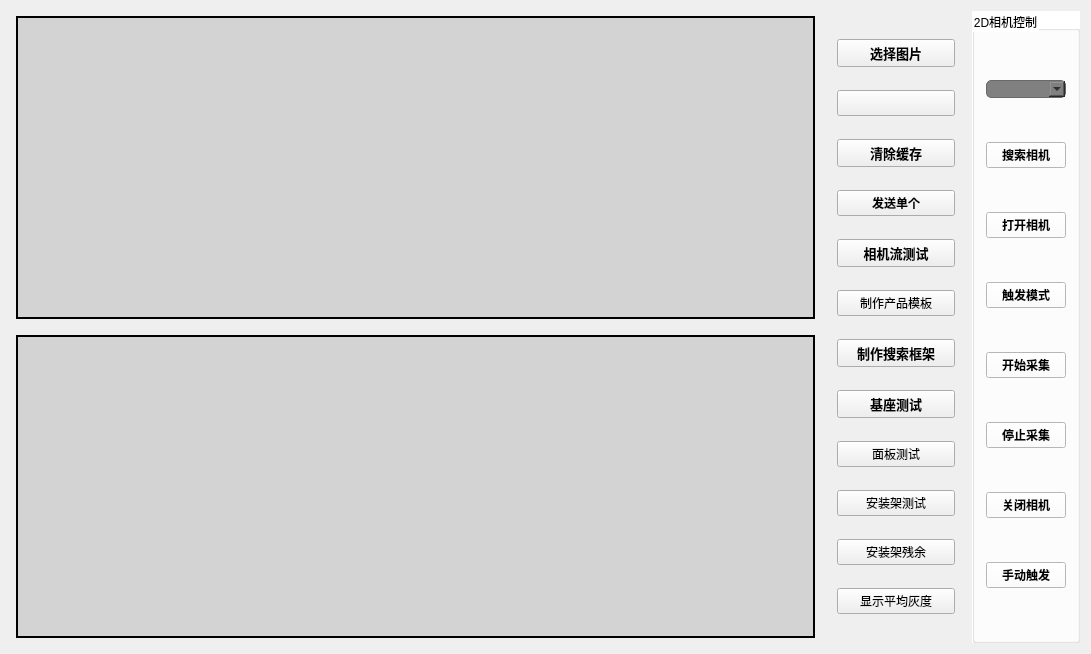
<?xml version="1.0" encoding="UTF-8"?>
<ui version="4.0">
 <class>CammerWidget</class>
 <widget class="QWidget" name="CammerWidget">
  <property name="geometry">
   <rect>
    <x>0</x>
    <y>0</y>
    <width>1091</width>
    <height>654</height>
   </rect>
  </property>
  <property name="sizePolicy">
   <sizepolicy hsizetype="Expanding" vsizetype="Expanding">
    <horstretch>0</horstretch>
    <verstretch>0</verstretch>
   </sizepolicy>
  </property>
  <property name="windowTitle">
   <string>CammerWidget</string>
  </property>
  <layout class="QHBoxLayout" name="horizontalLayout">
   <item>
    <layout class="QVBoxLayout" name="verticalLayout_2">
     <item>
      <widget class="QLabel" name="label_Pixmap">
       <property name="enabled">
        <bool>true</bool>
       </property>
       <property name="sizePolicy">
        <sizepolicy hsizetype="Expanding" vsizetype="Expanding">
         <horstretch>0</horstretch>
         <verstretch>0</verstretch>
        </sizepolicy>
       </property>
       <property name="minimumSize">
        <size>
         <width>0</width>
         <height>0</height>
        </size>
       </property>
       <property name="maximumSize">
        <size>
         <width>1000</width>
         <height>16777215</height>
        </size>
       </property>
       <property name="styleSheet">
        <string notr="true">background:lightgrey;

margin:5px;

border-color:#000000;
border-width:2px;
border-style:solid;</string>
       </property>
       <property name="text">
        <string/>
       </property>
       <property name="scaledContents">
        <bool>false</bool>
       </property>
      </widget>
     </item>
     <item>
      <widget class="QWidget" name="widget" native="true">
       <property name="sizePolicy">
        <sizepolicy hsizetype="Expanding" vsizetype="Expanding">
         <horstretch>0</horstretch>
         <verstretch>0</verstretch>
        </sizepolicy>
       </property>
       <property name="minimumSize">
        <size>
         <width>0</width>
         <height>0</height>
        </size>
       </property>
       <property name="maximumSize">
        <size>
         <width>1000</width>
         <height>16777215</height>
        </size>
       </property>
       <property name="styleSheet">
        <string notr="true">background:lightgrey;

margin:5px;

border-color:#000000;
border-width:2px;
border-style:solid;</string>
       </property>
      </widget>
     </item>
    </layout>
   </item>
   <item>
    <widget class="QWidget" name="widget_control" native="true">
     <property name="enabled">
      <bool>true</bool>
     </property>
     <property name="sizePolicy">
      <sizepolicy hsizetype="Maximum" vsizetype="Expanding">
       <horstretch>0</horstretch>
       <verstretch>0</verstretch>
      </sizepolicy>
     </property>
     <property name="minimumSize">
      <size>
       <width>140</width>
       <height>0</height>
      </size>
     </property>
     <property name="maximumSize">
      <size>
       <width>200</width>
       <height>16777215</height>
      </size>
     </property>
     <layout class="QVBoxLayout" name="verticalLayout">
      <item>
       <widget class="QPushButton" name="pushButton_selectImage">
        <property name="font">
         <font>
          <family>Arial Black</family>
          <pointsize>10</pointsize>
          <weight>75</weight>
          <bold>true</bold>
         </font>
        </property>
        <property name="text">
         <string>选择图片</string>
        </property>
       </widget>
      </item>
      <item>
       <widget class="QPushButton" name="pushButton">
        <property name="font">
         <font>
          <family>Arial Black</family>
          <pointsize>10</pointsize>
          <weight>75</weight>
          <bold>true</bold>
         </font>
        </property>
        <property name="text">
         <string/>
        </property>
       </widget>
      </item>
      <item>
       <widget class="QPushButton" name="pushButton_clearQueue">
        <property name="font">
         <font>
          <family>Arial Black</family>
          <pointsize>10</pointsize>
          <weight>75</weight>
          <bold>true</bold>
         </font>
        </property>
        <property name="text">
         <string>清除缓存</string>
        </property>
       </widget>
      </item>
      <item>
       <widget class="QPushButton" name="pushButton_2">
        <property name="font">
         <font>
          <weight>75</weight>
          <bold>true</bold>
         </font>
        </property>
        <property name="text">
         <string>发送单个</string>
        </property>
       </widget>
      </item>
      <item>
       <widget class="QPushButton" name="pushButton_inportImgTest">
        <property name="font">
         <font>
          <family>Arial Black</family>
          <pointsize>10</pointsize>
          <weight>75</weight>
          <bold>true</bold>
          <kerning>true</kerning>
         </font>
        </property>
        <property name="text">
         <string>相机流测试</string>
        </property>
       </widget>
      </item>
      <item>
       <widget class="QPushButton" name="pushButton_3">
        <property name="text">
         <string>制作产品模板</string>
        </property>
       </widget>
      </item>
      <item>
       <widget class="QPushButton" name="pushButton_gnerate">
        <property name="font">
         <font>
          <family>Arial Black</family>
          <pointsize>10</pointsize>
          <weight>75</weight>
          <bold>true</bold>
         </font>
        </property>
        <property name="text">
         <string>制作搜索框架</string>
        </property>
       </widget>
      </item>
      <item>
       <widget class="QPushButton" name="pushButton_detect">
        <property name="font">
         <font>
          <family>Arial Black</family>
          <pointsize>10</pointsize>
          <weight>75</weight>
          <bold>true</bold>
         </font>
        </property>
        <property name="text">
         <string>基座测试</string>
        </property>
       </widget>
      </item>
      <item>
       <widget class="QPushButton" name="pushButton_5">
        <property name="text">
         <string>面板测试</string>
        </property>
       </widget>
      </item>
      <item>
       <widget class="QPushButton" name="pushButton_4">
        <property name="text">
         <string>安装架测试</string>
        </property>
       </widget>
      </item>
      <item>
       <widget class="QPushButton" name="pushButton_6">
        <property name="text">
         <string>安装架残余</string>
        </property>
       </widget>
      </item>
      <item>
       <widget class="QPushButton" name="pushButton_7">
        <property name="text">
         <string>显示平均灰度</string>
        </property>
       </widget>
      </item>
     </layout>
     <zorder>pushButton_3</zorder>
     <zorder>pushButton_selectImage</zorder>
     <zorder>pushButton</zorder>
     <zorder>pushButton_clearQueue</zorder>
     <zorder>pushButton_2</zorder>
     <zorder>pushButton_inportImgTest</zorder>
     <zorder>pushButton_5</zorder>
     <zorder>pushButton_4</zorder>
     <zorder>pushButton_6</zorder>
     <zorder>pushButton_gnerate</zorder>
     <zorder>pushButton_detect</zorder>
     <zorder>pushButton_7</zorder>
    </widget>
   </item>
   <item>
    <widget class="QGroupBox" name="groupBox_ctl_2">
     <property name="sizePolicy">
      <sizepolicy hsizetype="Maximum" vsizetype="Expanding">
       <horstretch>0</horstretch>
       <verstretch>0</verstretch>
      </sizepolicy>
     </property>
     <property name="minimumSize">
      <size>
       <width>0</width>
       <height>0</height>
      </size>
     </property>
     <property name="maximumSize">
      <size>
       <width>130</width>
       <height>16777215</height>
      </size>
     </property>
     <property name="styleSheet">
      <string notr="true">background:white;
</string>
     </property>
     <property name="title">
      <string>2D相机控制</string>
     </property>
     <layout class="QVBoxLayout" name="verticalLayout_3">
      <item>
       <widget class="QComboBox" name="comboBox_camerlist">
        <property name="styleSheet">
         <string notr="true">background-color: grey;
border: 1px solid #696969;
border-radius: 5px;
</string>
        </property>
       </widget>
      </item>
      <item>
       <widget class="QPushButton" name="btn_getCameraList">
        <property name="font">
         <font>
          <family>Arial Black</family>
          <weight>75</weight>
          <bold>true</bold>
         </font>
        </property>
        <property name="styleSheet">
         <string notr="true"/>
        </property>
        <property name="text">
         <string>搜索相机</string>
        </property>
       </widget>
      </item>
      <item>
       <widget class="QPushButton" name="btn_openCamera">
        <property name="font">
         <font>
          <family>Arial Black</family>
          <weight>75</weight>
          <bold>true</bold>
         </font>
        </property>
        <property name="styleSheet">
         <string notr="true"/>
        </property>
        <property name="text">
         <string>打开相机</string>
        </property>
       </widget>
      </item>
      <item>
       <widget class="QPushButton" name="btn_softTrigger">
        <property name="font">
         <font>
          <family>Arial Black</family>
          <pointsize>9</pointsize>
          <weight>75</weight>
          <italic>false</italic>
          <bold>true</bold>
         </font>
        </property>
        <property name="styleSheet">
         <string notr="true"/>
        </property>
        <property name="text">
         <string>触发模式</string>
        </property>
       </widget>
      </item>
      <item>
       <widget class="QPushButton" name="btn_startGrab">
        <property name="font">
         <font>
          <family>Arial Black</family>
          <pointsize>9</pointsize>
          <weight>75</weight>
          <italic>false</italic>
          <bold>true</bold>
         </font>
        </property>
        <property name="styleSheet">
         <string notr="true"/>
        </property>
        <property name="text">
         <string>开始采集</string>
        </property>
       </widget>
      </item>
      <item>
       <widget class="QPushButton" name="btn_stopGrab">
        <property name="font">
         <font>
          <family>Arial Black</family>
          <weight>75</weight>
          <bold>true</bold>
         </font>
        </property>
        <property name="styleSheet">
         <string notr="true"/>
        </property>
        <property name="text">
         <string>停止采集</string>
        </property>
       </widget>
      </item>
      <item>
       <widget class="QPushButton" name="btn_closeCamera">
        <property name="font">
         <font>
          <family>Arial Black</family>
          <pointsize>9</pointsize>
          <weight>75</weight>
          <italic>false</italic>
          <bold>true</bold>
         </font>
        </property>
        <property name="styleSheet">
         <string notr="true"/>
        </property>
        <property name="text">
         <string>关闭相机</string>
        </property>
       </widget>
      </item>
      <item>
       <widget class="QPushButton" name="btn_softTrigger_excute">
        <property name="font">
         <font>
          <family>Arial Black</family>
          <pointsize>9</pointsize>
          <weight>75</weight>
          <italic>false</italic>
          <bold>true</bold>
         </font>
        </property>
        <property name="styleSheet">
         <string notr="true"/>
        </property>
        <property name="text">
         <string>手动触发</string>
        </property>
       </widget>
      </item>
     </layout>
    </widget>
   </item>
  </layout>
 </widget>
 <layoutdefault spacing="6" margin="11"/>
 <resources/>
 <connections/>
</ui>
